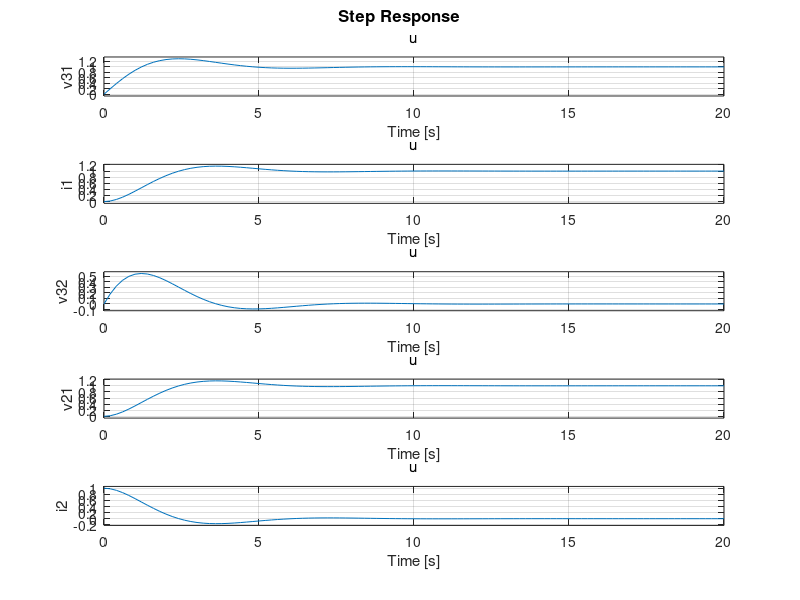

This chart was generated by the following MATLAB code: (Note: this script raises an error after producing the figure.)
%% State space example for Week 7 
% define some values for capacitancem inductance and resitance

Cap = 1; L = 1; R = 1;
%% Define state space model and label states inputs and outputs
%%
A = [0 -1/Cap; 1/L -R/L];
B = [1/Cap; 0];
C = [1 0; 0 1; 1 -R; 0 R; 0 -1];
D = [0; 0; 0; 0; 1];
circ_ss = ss(A, B, C, D, ...
'statename',{'v31' 'i1'}, 'inputname', 'u', 'outputname', {'v31' 'i1' 'v32' 'v21' 'i2'});
%% Show model
%%
circ_ss
%% Plot a step response
%%
step(circ_ss)
%% Convert to transfer function matrix
%%
circ_tf=tf(circ_ss)
%% Determine poles and zeros
%%
circ_zpk=zpk(circ_ss)
%% The state transition matrix
% Calculated using the symbolic math tools provided by MATLAB See help symbolic
%%
syms phi t s
phi = inv(s*eye(2) - A)
%% The state transfer matrix
%%
G = C*phi*B + D
G = simplify(G)
pretty(G)